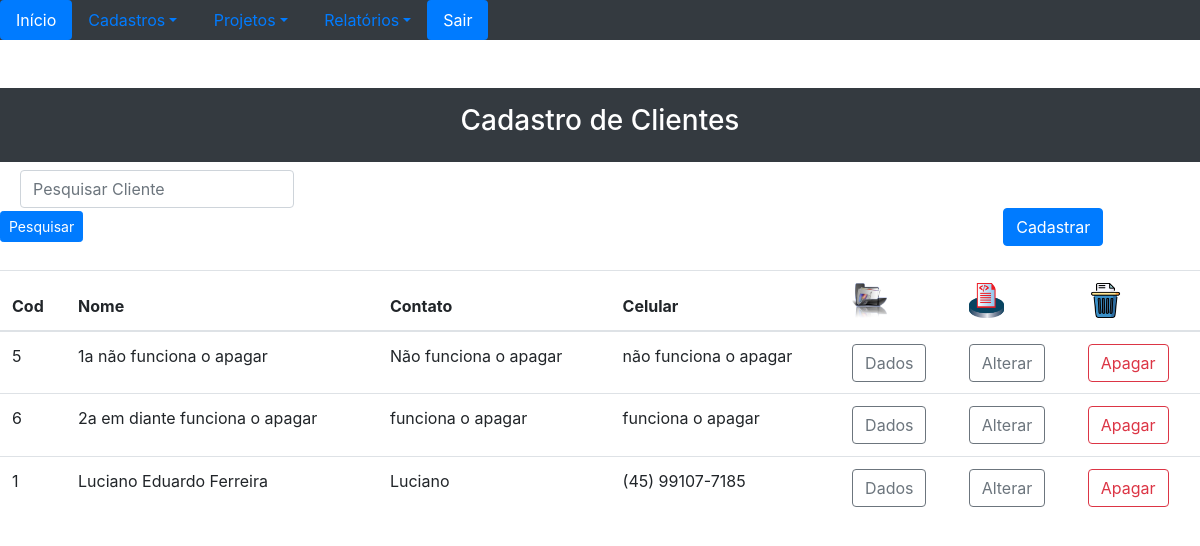
The app's page /visual/gridCliente.php (signed in), older data.
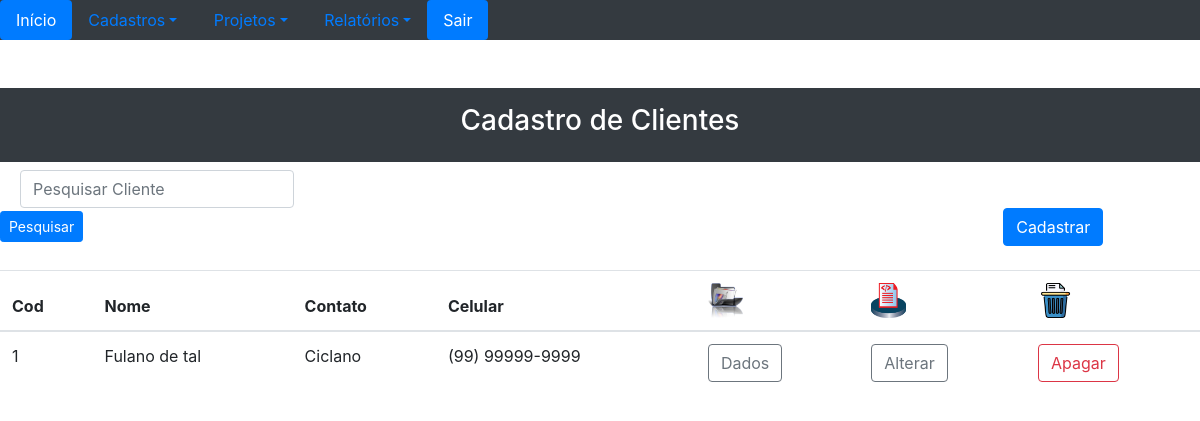
The same page, newer data.
### tables this page shows
CREATE TABLE `clientes_tbl` (
  `id` int(11) NOT NULL,
  `tipo` varchar(20) NOT NULL,
  `nome` varchar(200) NOT NULL,
  `dtnasc` date NOT NULL,
  `telfixo` varchar(50) NOT NULL,
  `celular` varchar(50) NOT NULL,
  `contato` varchar(50) NOT NULL,
  `endereco` varchar(200) NOT NULL,
  `numero` varchar(30) NOT NULL,
  `cep` varchar(20) NOT NULL,
  `bairro` varchar(150) NOT NULL,
  `complemento` varchar(150) NOT NULL,
  `cidade` varchar(150) NOT NULL,
  `uf` varchar(3) NOT NULL,
  `cpfcnpj` varchar(20) NOT NULL,
  `rginsest` varchar(30) NOT NULL
);

### visual/gridCliente.php (the view, shortened to what this page needs)
<!DOCTYPE html>
<html lang="pt-br">
<head>
<link rel="stylesheet" href="../bootstrap/css/bootstrap.min.css">
<link rel="stylesheet" href="fonts/font-awesome.min.css">
</head>
    <body>
        <div class="p-3 mb-2 bg-dark text-white"><h3 class="text-center">Cadastro de Clientes</h3></div>
        <form class="form-inline" name="pesquisar" action="pesquisar">
            <input style="margin-left: 20px;" class="form-control mr-sm-2" type="search" placeholder="Pesquisar Cliente" aria-label="Search">
            <button style="margin-right: 920px;" class="btn btn-primary btn-sm" type="submit">Pesquisar</button>
            <a style="margin-right: 20px;" href="frmClientes.php?op=cadastrar" class="btn btn-primary">Cadastrar</a>
        </form>
        <br/>
        <table class="table">
        <form>
            <thead>
                <tr>
                    <th scope="col">Cod</th>
                    <th scope="col">Nome</th>
                    <th scope="col">Contato</th>
                    <th scope="col">Celular</th>
                    <th scope="col"><img src="../img/pasta_dados.png" width="35px" height="35px"></th>
                    <th scope="col"><img src="../img/ficha3.png" width="35px" height="35px"></th>
                    <th scope="col"><img src="../img/trash.png" width="35px" height="35px"></th>
                </tr>
            </thead>
            <tbody>
            <?php
                $pdo = Database::connect();
                $pdo->setAttribute(PDO::ATTR_ERRMODE, PDO::ERRMODE_EXCEPTION);
                $sql = "SELECT id, nome, contato, celular FROM clientes_tbl ORDER BY nome ASC";
                foreach ($pdo->query($sql) as $row){
                    echo '<tr>';
                    echo '<td>'. $row['id'] . '</td>';
                    echo '<td>'. $row['nome'] . '</td>';
                    echo '<td>'. $row['contato'] . '</td>';
                    echo '<td>'. $row['celular'] . '</td>';
            ?>
                <td>
                    <?php
                    echo '<a class="btn btn-outline-secondary" href="dadosCliente.php?clientData=' . $row['id'] . '">Dados</a>';
                    ?>
                </td>
                <td>
                    <?php
                    echo '<a class="btn btn-outline-secondary" href="frmClientes.php?clientData=' . $row['id'] . '&op=alterar">Alterar</a>';
                    ?>
                </td>
                <td>
                    <form name="frmApagar" action="../classes/operacoesClientes.php" method="post">
                        <input class="btn btn-outline-danger" type="submit" value="Apagar">
                    </form>
                </td>
            <tr>
            <?php  }
            ?>
            </tbody>
        </table>
    </body>
</html>

Row changes from the older to the newer data that the page shows:
removed clientes_tbl: id "5", nome "1a não funciona o apagar", contato "Não funciona o apagar", celular "não funciona o apagar"
removed clientes_tbl: id "6", nome "2a em diante funciona o apagar", contato "funciona o apagar", celular "funciona o apagar"
changed clientes_tbl id 1: nome "Luciano Eduardo Ferreira" → "Fulano de tal"; contato "Luciano" → "Ciclano"; celular "(45) 99107-7185" → "(99) 99999-9999"
